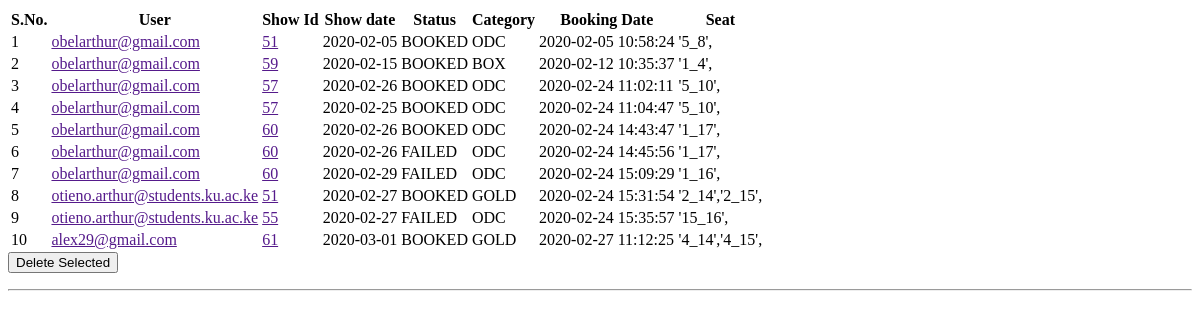
The page /admin/booking_details.php on the database its author committed.
### tables this page shows
CREATE TABLE `booking` (
  `booking_id` int(11) NOT NULL,
  `show_id` int(11) NOT NULL,
  `seat` text NOT NULL,
  `show_date` date NOT NULL,
  `txn_id` bigint(20) NOT NULL,
  `user_id` int(11) NOT NULL,
  `status` char(20) NOT NULL,
  `category` varchar(200) NOT NULL,
  `time` datetime NOT NULL
);

CREATE TABLE `users` (
  `user_id` int(11) NOT NULL,
  `user_fname` varchar(100) NOT NULL,
  `user_lname` varchar(100) NOT NULL,
  `user_gender` char(10) NOT NULL,
  `user_dob` date NOT NULL,
  `user_address` varchar(200) NOT NULL,
  `user_city` char(100) NOT NULL,
  `user_district` char(100) NOT NULL,
  `user_mobile` bigint(20) NOT NULL,
  `user_contact` bigint(20) NOT NULL,
  `user_password` text NOT NULL,
  `user_email` varchar(100) NOT NULL,
  `status` char(20) NOT NULL
);

### admin/booking_details.php (the view, shortened to what this page needs)
        <link rel="stylesheet" href="../public/css/default.css" type="text/css">
  <?php
	extract($_POST);
?>
	<form method="post">
			<table class="table table-bordered">
				<tr class="warning">
					<th class='text-center'>	S.No.		</th>
 					<th class='text-center'>	User  </th>
					<th class='text-center'>	Show Id</th>
					<th class='text-center'>	Show date </th>
					<th class='text-center'>	Status     </th>
					<th class='text-center'>	Category    </th>
					<th class='text-center'>	Booking Date     </th>
						<th class='text-center'>	Seat </th>
				</tr>
				<?php
					$sql="select * from booking";
					$query=mysqli_query($con,$sql);
					$i=1;
					while($a=mysqli_fetch_array($query,MYSQLI_ASSOC))
					{
							echo "<tr >";
							echo"<td >".$i."</td>";
$query1=mysqli_query($con,"select * from users where user_id='".$a['user_id']."'");
$res1=mysqli_fetch_array($query1);
							echo"<td><a href=''  title='Check user details'>".$res1['user_email']."</a></td>";
							echo"<td><a href=''  title='Check Show details'>".$a['show_id']."</a></td>";
							echo"<td>".$a['show_date']."</td>";
							echo"<td>".$a['status']."</td>";
							echo"<td>".$a['category']."</td>";
							echo"<td>".$a['time']."</td>";
							echo"<td>".$a['seat']."</td>";
						echo "</tr>";
						$i++;
					}
				?>
			</table>
			<input type="submit" class="btn btn-primary" name="delete" value="Delete Selected"/>
		</form>
		<hr>

### rows shown on the page
booking: user.user_email "obelarthur@gmail.com", show "51", show_date "2020-02-05", status "BOOKED", category "ODC", time "2020-02-05 10:58:24", seat "'5_8',"
booking: user.user_email "obelarthur@gmail.com", show "59", show_date "2020-02-15", status "BOOKED", category "BOX", time "2020-02-12 10:35:37", seat "'1_4',"
booking: user.user_email "obelarthur@gmail.com", show "57", show_date "2020-02-26", status "BOOKED", category "ODC", time "2020-02-24 11:02:11", seat "'5_10',"
booking: user.user_email "obelarthur@gmail.com", show "57", show_date "2020-02-25", status "BOOKED", category "ODC", time "2020-02-24 11:04:47", seat "'5_10',"
booking: user.user_email "obelarthur@gmail.com", show "60", show_date "2020-02-26", status "BOOKED", category "ODC", time "2020-02-24 14:43:47", seat "'1_17',"
booking: user.user_email "obelarthur@gmail.com", show "60", show_date "2020-02-26", status "FAILED", category "ODC", time "2020-02-24 14:45:56", seat "'1_17',"
booking: user.user_email "obelarthur@gmail.com", show "60", show_date "2020-02-29", status "FAILED", category "ODC", time "2020-02-24 15:09:29", seat "'1_16',"
booking: user.user_email "otieno.arthur@students.ku.ac.ke", show "51", show_date "2020-02-27", status "BOOKED", category "GOLD", time "2020-02-24 15:31:54", seat "'2_14','2_15',"
booking: user.user_email "otieno.arthur@students.ku.ac.ke", show "55", show_date "2020-02-27", status "FAILED", category "ODC", time "2020-02-24 15:35:57", seat "'15_16',"
booking: user.user_email "alex29@gmail.com", show "61", show_date "2020-03-01", status "BOOKED", category "GOLD", time "2020-02-27 11:12:25", seat "'4_14','4_15',"
